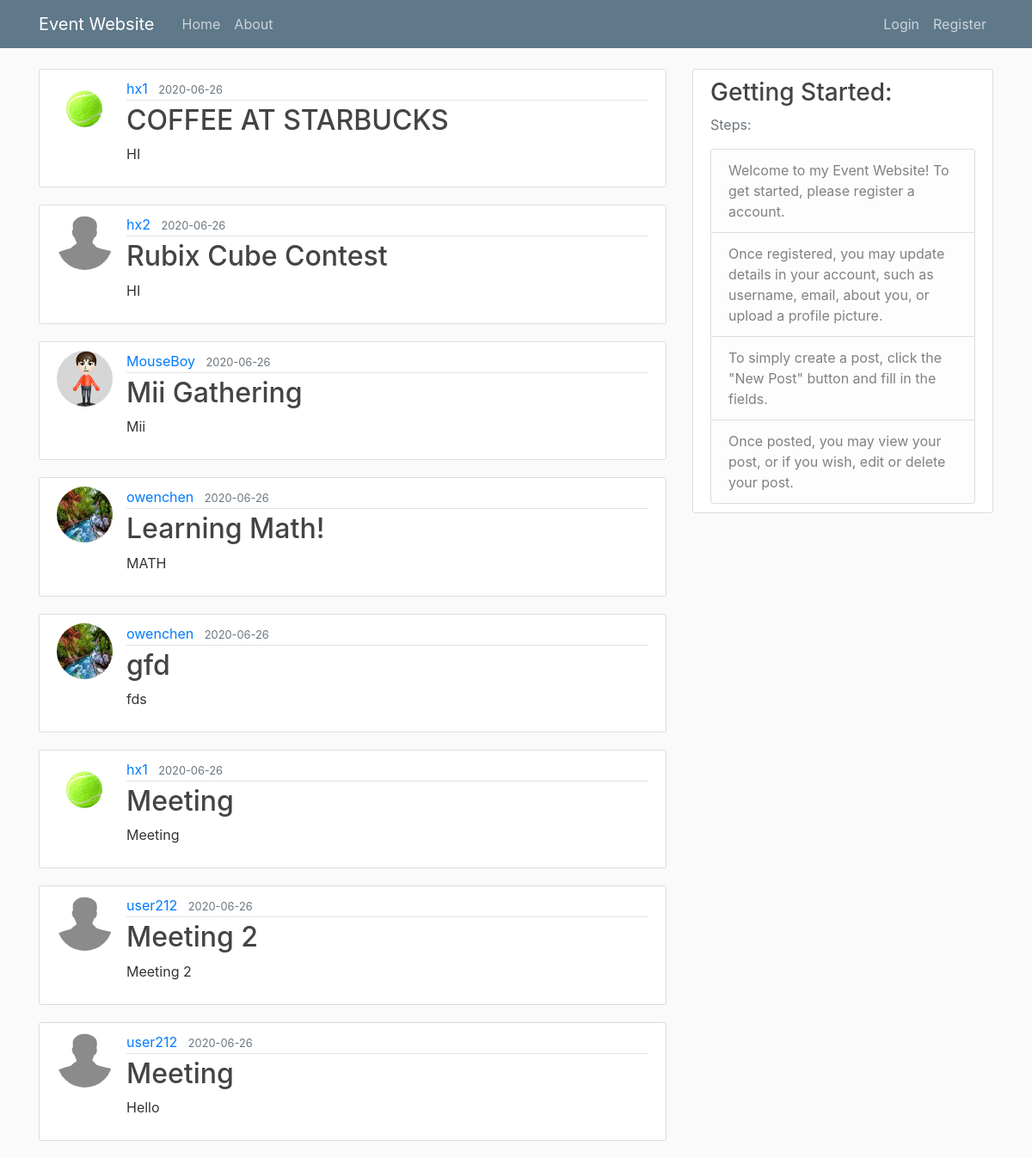
The page /home on the database its author committed.
### app/models.py (models this page shows, shortened)
class Post(db.Model):
    id = db.Column(db.Integer, primary_key=True)
    title = db.Column(db.String(100), nullable=False)
    location = db.Column(db.String(30),nullable=False)
    date = db.Column(db.String(50),nullable=False)
    date_posted = db.Column(db.DateTime, nullable=False, default=datetime.utcnow)
    content = db.Column(db.Text, nullable=False)
    user_id = db.Column(db.Integer, db.ForeignKey('user.id'), nullable=False)

class User(db.Model,UserMixin):
    id = db.Column(db.Integer, primary_key=True)
    username = db.Column(db.String(20), unique=True, nullable=False)
    email = db.Column(db.String(120), unique=True, nullable=False)
    image_file = db.Column(db.String(20), nullable=False, default='default.jpg')
    password = db.Column(db.String(60), nullable=False)
    registered_on = datetime.now()
    about_me = db.Column(db.String(140))
    posts = db.relationship('Post', backref='author', lazy=True)

### app/routes.py (the view)
@app.route("/")
@app.route("/home")
def home():
    posts = Post.query.all()
    return render_template('home.html', posts=posts)

### app/templates/home.html (shortened to what this page needs)
<!DOCTYPE html>
<html lang="en">
<head>
</head>
{% extends "layout.html" %}
{% block content %}
    {% for post in posts %}
        <article class="media content-section">
          <img class="rounded-circle article-img" src="{{ url_for('static', filename='profile_pics/'+ post.author.image_file) }}" alt ="{{ url_for('static', filename='profile_pics/'+ post.author.image_file) }} ">
          <div class="media-body">
            <div class="article-metadata">
              <a class="mr-2" href="#">{{ post.author.username }}</a>
              <small class="text-muted">{{ post.date_posted.strftime('%Y-%m-%d') }}</small>
            </div>
            <h2><a class="article-title" href="{{ url_for('post', post_id=post.id) }}">{{ post.title }}</a></h2>
            <p class="article-content">{{ post.content }}</p>
          </div>
        </article>
    {% endfor %}
{% endblock content %}

### app/templates/layout.html (shortened to what this page needs)
<!DOCTYPE html>
<html lang="en">
<head>
    <link rel="stylesheet" href="https://maxcdn.bootstrapcdn.com/bootstrap/4.0.0/css/bootstrap.min.css">
    <link rel="stylesheet" type="text/css" href="{{ url_for('static', filename='main.css') }}">
</head>
<body>
    <header class="site-header">
      <nav class="navbar navbar-expand-md navbar-dark bg-steel fixed-top">
        <div class="container">
          <a class="navbar-brand mr-4" href="/">Event Website</a>
          <div class="collapse navbar-collapse" id="navbarToggle">
            <div class="navbar-nav mr-auto">
              <a class="nav-item nav-link" href="{{ url_for('home') }}">Home</a>
              <a class="nav-item nav-link" href="{{ url_for('about') }}">About</a>
            </div>
             <div class="navbar-nav">
              {% if current_user.is_authenticated %}
              <a class="nav-item nav-link" href="{{ url_for('new_post') }}">New Post</a>
                <a class="nav-item nav-link" href="{{ url_for('account') }}">Account</a>
                <a class="nav-item nav-link" href="{{ url_for('logout') }}">Logout</a>
              {% else %}
                <a class="nav-item nav-link" href="{{ url_for('login') }}">Login</a>
                <a class="nav-item nav-link" href="{{ url_for('register') }}">Register</a>
              {% endif %}
            </div>
          </div>
        </div>
      </nav>
    </header>
    <main class="container">
      <div class="row">
        <div class="col-md-8">
          {% block content %}{% endblock %}
        </div>
        <div class="col-md-4">
          <div class="content-section">
            <h3>Getting Started:</h3>
            <p class='text-muted'>Steps:</p>
              <ul class="list-group">
                <li class="list-group-item list-group-item-light">Welcome to my Event Website! To get started, please register a account.</li>
                <li class="list-group-item list-group-item-light">Once registered, you may update details in your account, such as username, email, about you, or upload a profile picture.</li>
                <li class="list-group-item list-group-item-light">To simply create a post, click the "New Post" button and fill in the fields.</li>
                <li class="list-group-item list-group-item-light">Once posted, you may view your post, or if you wish, edit or delete your post.</li>
              </ul>
          </div>
        </div>
      </div>
    </main>
</body>
</html>

### app/static/main.css (style rules this page uses)
body { background: #fafafa; color: #333333; margin-top: 5rem; }
h1, h2, h3, h4, h5, h6 { color: #444444; }
.bg-steel { background-color: #5f788a; }
.site-header .navbar-nav .nav-link { color: #cbd5db; }
.content-section { background: #ffffff; padding: 10px 20px; border: 1px solid #dddddd; border-radius: 3px; margin-bottom: 20px; }
.article-title { color: #444444; }
.article-content { white-space: pre-line; }
.article-img { height: 65px; width: 65px; margin-right: 16px; }
.article-metadata { padding-bottom: 1px; margin-bottom: 4px; border-bottom: 1px solid #e3e3e3 }

### rows shown on the page
Post: image_file (picture), author.username "hx1", date_posted "2020-06-26", title "COFFEE AT STARBUCKS", content "HI"
Post: image_file (placeholder picture), author.username "hx2", date_posted "2020-06-26", title "Rubix Cube Contest", content "HI"
Post: image_file (picture), author.username "MouseBoy", date_posted "2020-06-26", title "Mii Gathering", content "Mii"
Post: image_file (picture), author.username "owenchen", date_posted "2020-06-26", title "Learning Math!", content "MATH"
Post: image_file (picture), author.username "owenchen", date_posted "2020-06-26", title "gfd", content "fds"
Post: image_file (picture), author.username "hx1", date_posted "2020-06-26", title "Meeting", content "Meeting"
Post: image_file (placeholder picture), author.username "user212", date_posted "2020-06-26", title "Meeting 2", content "Meeting 2"
Post: image_file (placeholder picture), author.username "user212", date_posted "2020-06-26", title "Meeting", content "Hello"
